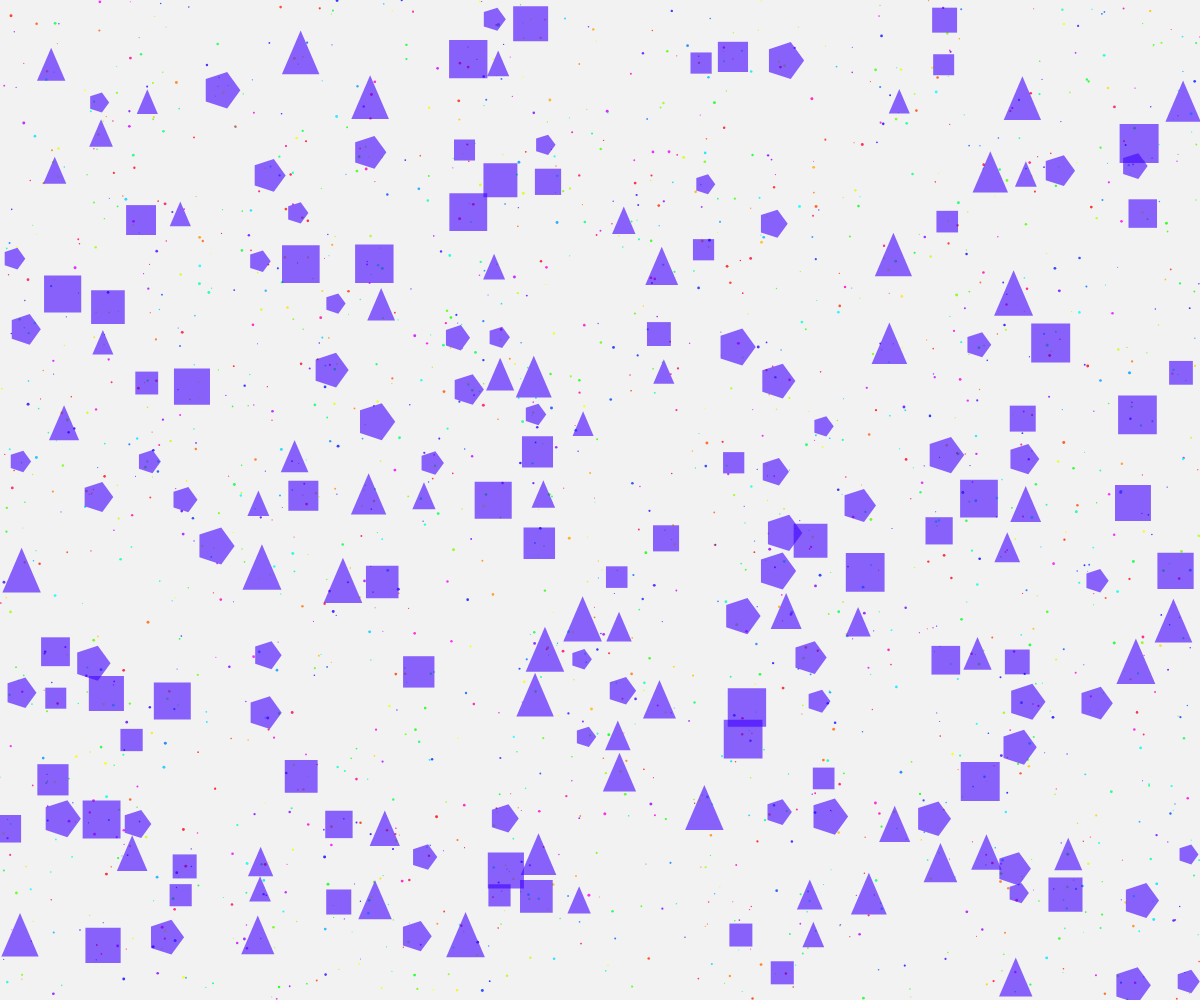
Frame 1 (no input)
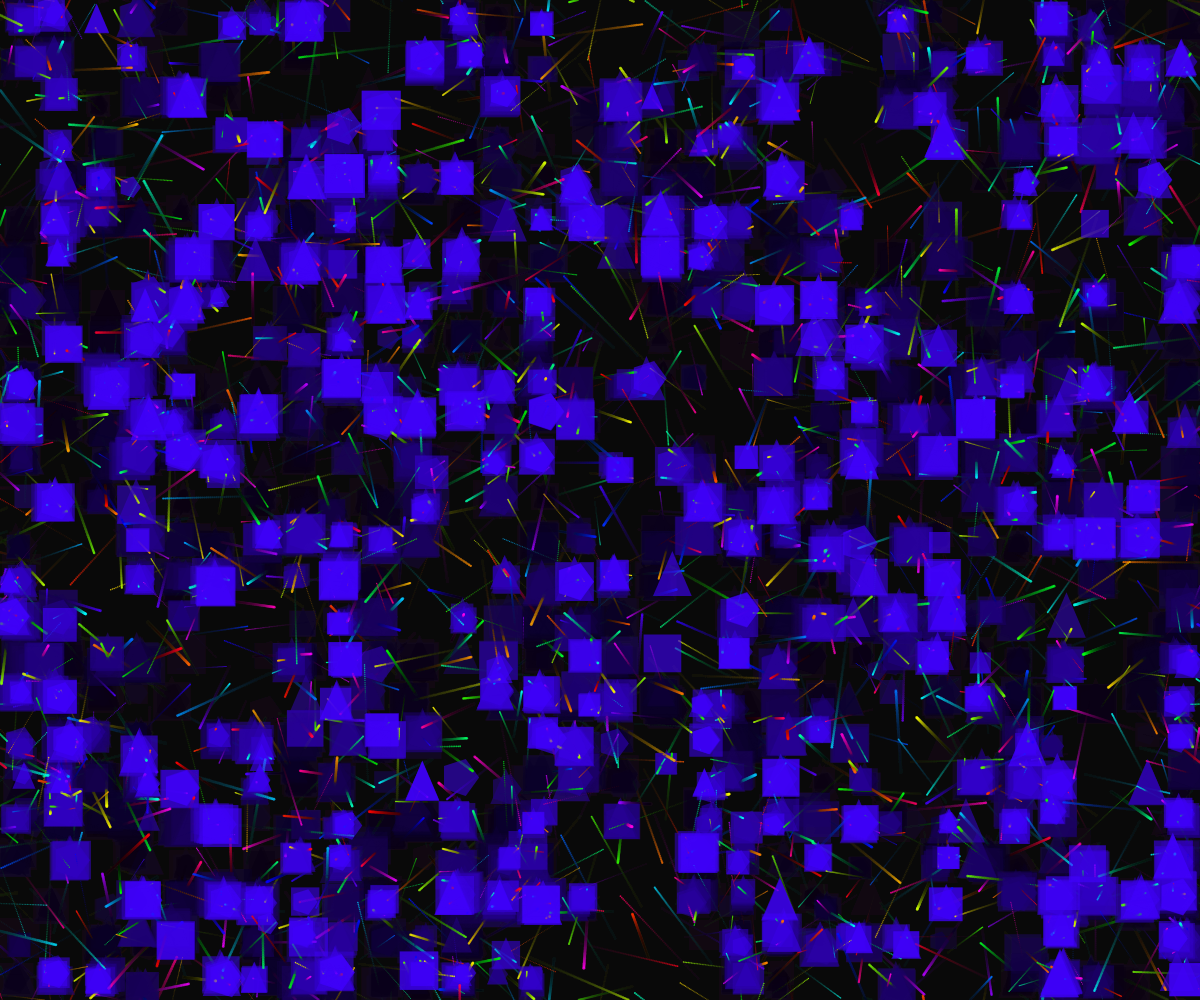
Frame 60 (no input)
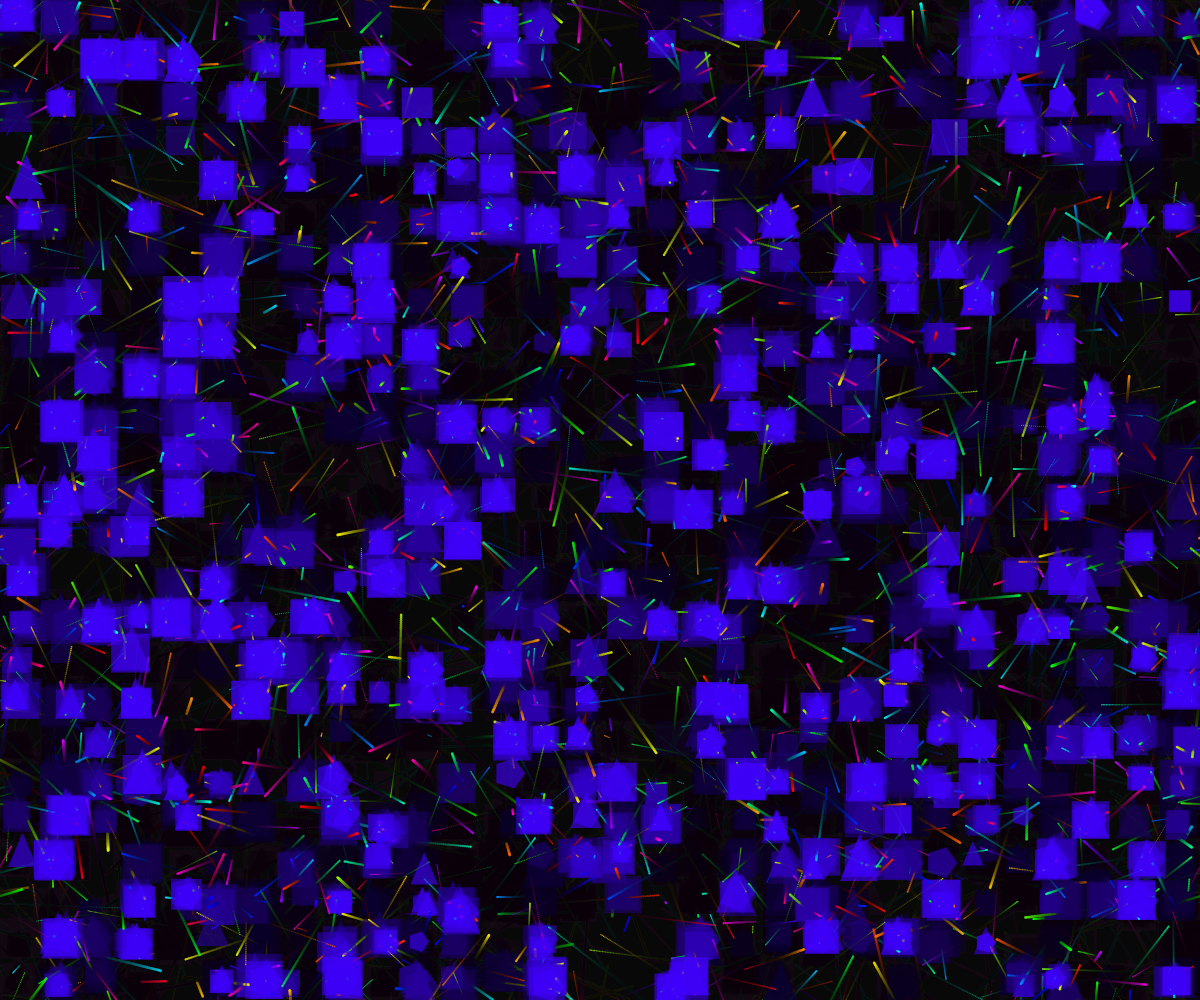
Frame 120 (the mouse pressed at the canvas centre since frame 60)

The p5.js sketch that drew these frames (run headless with seeded random() and noise() and a simulated clock; from frame 60 on, the mouse is pressed at the canvas centre):

// p5.js sketch
// ── sketch.js
let trails = [];
let numTrails = 2000;
let grid = {};
let pulsePhase = 0;

function setup() {
  createCanvas(windowWidth, windowHeight);
  colorMode(HSB, 360, 100, 100, 1);
  noStroke();
  
  // Initialize trails
  for (let i = 0; i < numTrails; i++) {
    trails.push({
      pos: createVector(random(width), random(height)),
      vel: p5.Vector.random2D().mult(random(0.5, 2)),
      hue: random(360),
      size: random(1, 3),
      life: random(100, 300),
      age: 0
    });
  }
}

function draw() {
  background(0, 0, 0, 0.05); // Very subtle trail fading
  
  pulsePhase += 0.02;
  
  // Update and display trails
  for (let i = trails.length - 1; i >= 0; i--) {
    let t = trails[i];
    
    // Update position
    t.pos.add(t.vel);
    
    // Wrap around edges
    if (t.pos.x > width) t.pos.x = 0;
    if (t.pos.x < 0) t.pos.x = width;
    if (t.pos.y > height) t.pos.y = 0;
    if (t.pos.y < 0) t.pos.y = height;
    
    // Update age and life
    t.age++;
    t.life--;
    
    // Draw trail segment
    fill(t.hue, 100, 100, 0.8);
    ellipse(t.pos.x, t.pos.y, t.size);
    
    // Remove dead trails
    if (t.life <= 0) {
      trails.splice(i, 1);
      trails.push({
        pos: createVector(random(width), random(height)),
        vel: p5.Vector.random2D().mult(random(0.5, 2)),
        hue: random(360),
        size: random(1, 3),
        life: random(100, 300),
        age: 0
      });
    }
  }
  
  // Create stable lattice structures from intersections
  let gridSize = 40;
  // Clear grid
  for (let cellKey in grid) {
    delete grid[cellKey];
  }
  
  // Populate grid with trails
  for (let i = 0; i < trails.length; i++) {
    let trail = trails[i];
    let gridX = floor(trail.pos.x / gridSize);
    let gridY = floor(trail.pos.y / gridSize);
    
    let cellKey = `${gridX},${gridY}`;
    if (!grid[cellKey]) {
      grid[cellKey] = [];
    }
    grid[cellKey].push(trail);
  }
  
  // Check for dense intersections and form geometric lattices
  let latticeCount = 0;
  for (let cellKey in grid) {
    if (latticeCount > 200) break; // Limit to avoid performance issues
    
    let neighbors = grid[cellKey];
    if (neighbors.length > 3) { // Only if many trails intersect
      let center = createVector(0, 0);
      for (let n of neighbors) {
        center.add(n.pos);
      }
      center.div(neighbors.length);
      
      // Draw stable geometric structure with pulsing effect
      noStroke();
      fill(255, 100, 100, 0.6);
      
      let shapeType = latticeCount % 3;
      let pulse = sin(pulsePhase + latticeCount * 0.1) * 0.3 + 1.0;
      
      push();
      translate(center.x, center.y);
      
      if (shapeType === 0) {
        // Triangle
        triangle(0, -20 * pulse, -15 * pulse, 15 * pulse, 15 * pulse, 15 * pulse);
      } else if (shapeType === 1) {
        // Square
        rectMode(CENTER);
        rect(0, 0, 30 * pulse, 30 * pulse);
      } else {
        // Pentagon
        beginShape();
        for (let a = 0; a < TWO_PI; a += TWO_PI/5) {
          let x = 15 * pulse * cos(a);
          let y = 15 * pulse * sin(a);
          vertex(x, y);
        }
        endShape(CLOSE);
      }
      
      pop();
      latticeCount++;
    }
  }
}

function windowResized() {
  resizeCanvas(windowWidth, windowHeight);
}
